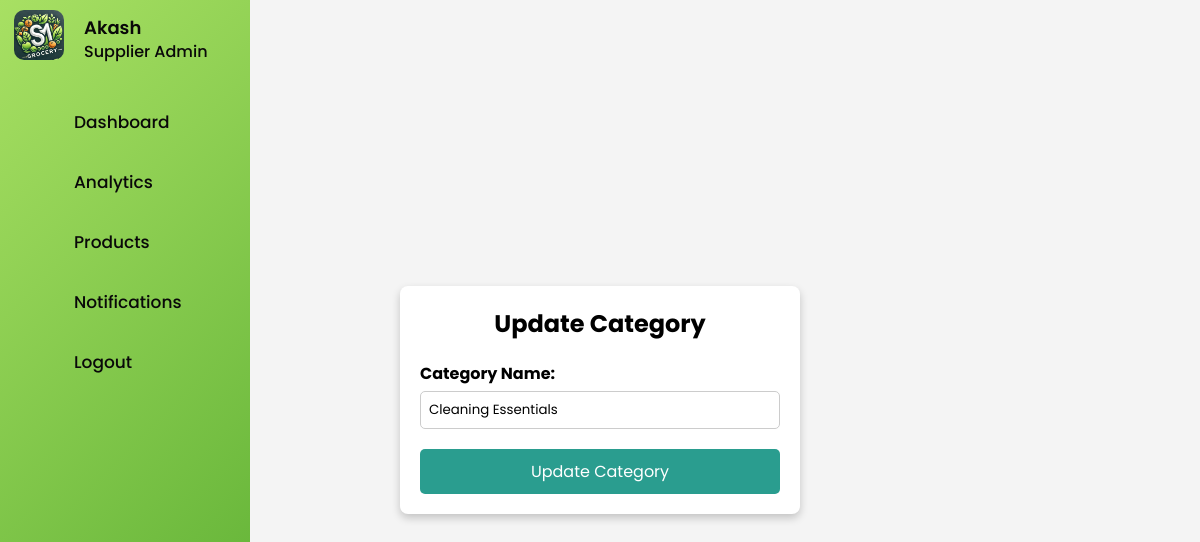
Page /grocery_website/supplier/update-category.php?id=24 (signed in) on the committed database.
### tables this page shows
CREATE TABLE IF NOT EXISTS `suppliers` (
  `id` int NOT NULL AUTO_INCREMENT,
  `firstname` varchar(50) NOT NULL,
  `shop` varchar(50) NOT NULL,
  `email` varchar(100) NOT NULL,
  `mobile` varchar(15) NOT NULL,
  `address` text NOT NULL,
  `image` varchar(255) NOT NULL,
  `password` varchar(255) NOT NULL,
  `status` enum('pending','approved','denied') DEFAULT 'pending',
  `created_at` timestamp NULL DEFAULT CURRENT_TIMESTAMP,
  PRIMARY KEY (`id`),
  UNIQUE KEY `email` (`email`)
);

CREATE TABLE IF NOT EXISTS `parent_categories` (
  `id` int NOT NULL AUTO_INCREMENT,
  `name` varchar(255) NOT NULL,
  `image` varchar(255) NOT NULL,
  PRIMARY KEY (`id`)
);

### grocery_website/supplier/update-category.php (the view, shortened to what this page needs)
<?php
include "config.php";
$id = intval($_GET['id']);
$query = "SELECT * FROM parent_categories WHERE id = $id";
$result = mysqli_query($conn, $query);
$row = mysqli_fetch_assoc($result);
?>
<!DOCTYPE html>
<html lang="en">
<head>
    <link rel="stylesheet" href="style.css">
</head>
<body>
<?php renderSidebar(); ?>
<div class="container">
    <h2>Update Category</h2>
    <form method="POST">
        <label for="name">Category Name:</label>
        <input type="text" name="name" id="name" value="<?php echo htmlspecialchars($row['name']); ?>" required>
        <button type="submit" class="update-btn">Update Category</button>
    </form>
</div>
</body>
</html>

### grocery_website/supplier/functions/functions.php (shortened to what this page needs)
<?php
function renderSidebar()
{
    include 'config.php';
    $isLoggedIn = isset($_SESSION['supplier_id']);
    $supplierImage = "default.jpg";
    $supplierName = "Guest";
    if ($isLoggedIn) {
        $supplier_id = $_SESSION['supplier_id'];
        $query = $conn->prepare("SELECT firstname, image FROM suppliers WHERE id = ?");
        $query->bind_param("i", $supplier_id);
        $query->execute();
        $result = $query->get_result();
        $user = $result->fetch_assoc();
        if ($user) {
            $supplierName = $user['firstname'];
            $supplierImage = !empty($user['image']) ? $user['image'] : "default.jpg";
        }
    }
    echo '
    <nav class="sidebar">
        <header>
            <div class="image-text">
                <span class="image">
                    <a href="profile.php">
                        <img src="' . $supplierImage . '" alt="Profile Image">
                    </a>
                </span>
                <div class="text logo-text">
                    <span class="name">' . $supplierName . '</span>
                    <span class="profession">Supplier Admin</span>
                </div>
            </div>
        </header>
        <div class="menu-bar">
            <div class="menu">
                <ul class="menu-links">';
    if (!$isLoggedIn) {
        echo '<li class="nav-link"><a href="login.php"><i class="bi bi-box-arrow-in-right icon"></i><span class="text nav-text">Login/Register</span></a></li>';
    } else {
        echo '
        <li class="nav-link"><a href="index.php"><i class="bi bi-house icon"></i><span class="text nav-text">Dashboard</span></a></li>
        <li class="nav-link"><a href="performance_analytics.php"><i class="bi bi-graph-up-arrow icon"></i><span class="text nav-text">Analytics</span></a></li>
        <li class="nav-link"><a href="product_management.php"><i class="bi bi-box-fill icon"></i><span class="text nav-text">Products</span></a></li>
        <li class="nav-link"><a href="notifications.php"><i class="bi bi-bell icon"></i><span class="text nav-text">Notifications</span></a></li>
        <li><a href="logout.php"><i class="bi bi-box-arrow-in-left icon"></i><span class="text nav-text">Logout</span></a></li>';
    }
    echo '
                </ul>
            </div>
        </div>
    </nav>';
}
?>

### grocery_website/supplier/style.css (style rules this page uses)
* { margin: 0; padding: 0; box-sizing: border-box; font-family: "Poppins", sans-serif; }
:root { --body-color: green; --sidebar-color: linear-gradient(135deg, #a8e063 0%, #56ab2f 100%); --primary-color: #dc143c; --primary-color-light: #f6f5ff; --toggle-color: #ddd; --text-color: #090809; --tran-03: all 0.3s ease; --tran-05: all 0.3s ease; }
body { min-height: 100vh; background-color: var(--body-color); transition: var(--tran-05); }
.sidebar { position: fixed; top: 0; left: 0; height: 100%; width: 250px; padding: 10px 14px; background: var(--sidebar-color); transition: var(--tran-05); z-index: 100; }
.sidebar .text { font-size: 17px; font-weight: 500; white-space: nowrap; opacity: 1; color: var(--text-color); transition: var(--tran-03); }
.sidebar header { position: relative; }
.sidebar header .image-text { display: flex; align-items: center; }
.sidebar header .logo-text { display: flex; flex-direction: column; margin-left: 20px; }
header .image-text .name { margin-top: 2px; font-size: 18px; font-weight: 600; }
header .image-text .profession { font-size: 16px; margin-top: -2px; }
.sidebar header .image img { width: 50px; border-radius: 10px; }
.sidebar .menu { margin-top: 20px; }
.sidebar li { height: 50px; list-style: none; display: flex; align-items: center; margin-top: 10px; }
.sidebar li a { list-style: none; height: 100%; background-color: transparent; display: flex; align-items: center; height: 100%; width: 100%; border-radius: 6px; text-decoration: none; transition: var(--tran-03); }
.sidebar .icon { min-width: 60px; height: 100%; display: flex; align-items: center; justify-content: center; font-size: 20px; color: var(--text-color); transition: var(--tran-03); }
.sidebar .menu-bar { height: calc(100% - 55px); display: flex; flex-direction: column; justify-content: space-between; overflow-y: scroll; }

### grocery_website/supplier/update-category.php (style rules this page uses)
body { font-family: Arial, sans-serif; background-color: #f4f4f4; display: flex; justify-content: center; align-items: center; height: 100vh; }
.container { background: white; padding: 20px; border-radius: 8px; box-shadow: 0 4px 8px rgba(0, 0, 0, 0.2); width: 400px; }
h2 { text-align: center; margin-bottom: 20px; }
label { font-weight: bold; display: block; margin-top: 10px; }
input { width: 100%; padding: 8px; margin-top: 5px; border: 1px solid #ccc; border-radius: 5px; }
.update-btn { width: 100%; padding: 10px; background-color: #2a9d8f; color: white; border: none; border-radius: 5px; cursor: pointer; margin-top: 20px; font-size: 16px; }

### rows in the picture
suppliers: image (picture), firstname "Akash"
parent_categories: name "Cleaning Essentials"
